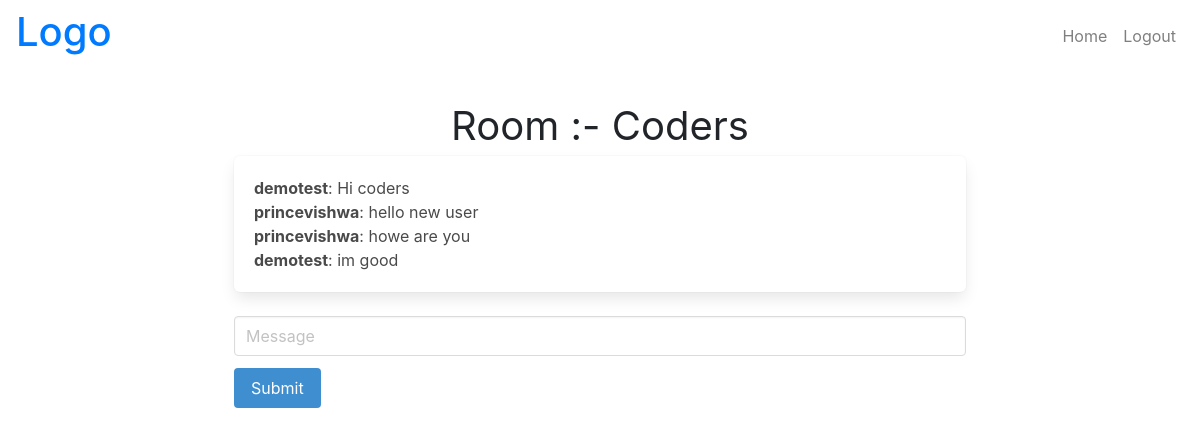
Screenshot of /Coders/ (signed in) with the database file from the repository.
### chat/models.py (models this page shows)
class Message(models.Model):
    username = models.CharField(max_length=255)
    room = models.CharField(max_length=255)
    content = models.TextField()
    date_added = models.DateTimeField(auto_now_add=True)
    class Meta:
        ordering = ('date_added',)

### chat/views.py (the view)
# urls.py: path('<str:room_name>/', room, name='room'),
def room(request, room_name, *args, **kwargs):
    roomname = ""
    room_names = Room.objects.all()
    if room_name.isdigit():
        for name in room_names:
            if name.id == int(room_name):
                roomname = name.name
    else:
        roomname = room_name
        if not Room.objects.filter(name=roomname).exists():
            room = Room(name=roomname)
            room.save()
    messages = Message.objects.filter(room=roomname)
    return render(request, "chat/room.html", {'room_name': roomname, 'username': request.user.username, 'messages': messages})

### chat/templates/chat/room.html (shortened to what this page needs)
{% extends 'base.html' %}
{% load static %}
{% block content %}
    <div class="container">
        <div style="text-align: center; font-size: 40px;">
            Room :- {{room_name}}
        </div>
        <div class="columns is-multiline">
            <div class="column is-8 is-offset-2">
                <div class="box">
                    <div id="chat-messages" style="max-height: 300px; overflow-y: scroll;">{% for m in messages %}<b>{{ m.username }}</b>: {{ m.content }}<br>{% endfor %}</div>
                </div>
                <div class="field">
                    <div class="control">
                        <input class="input" type="text" placeholder="Message" id="chat-message-input">
                    </div>
                </div>
                <div class="field">
                    <div class="control">
                        <a class="button is-info" id="chat-message-submit">Submit</a>
                    </div>
                </div>
            </div>
        </div>
    </div>
{% endblock content %}

### rows the page displays
Message: username "demotest", content "Hi coders"
Message: username "princevishwa", content "hello new user"
Message: username "princevishwa", content "howe are you"
Message: username "demotest", content "im good"

### other values shown
{{ room_name }} "Coders"
